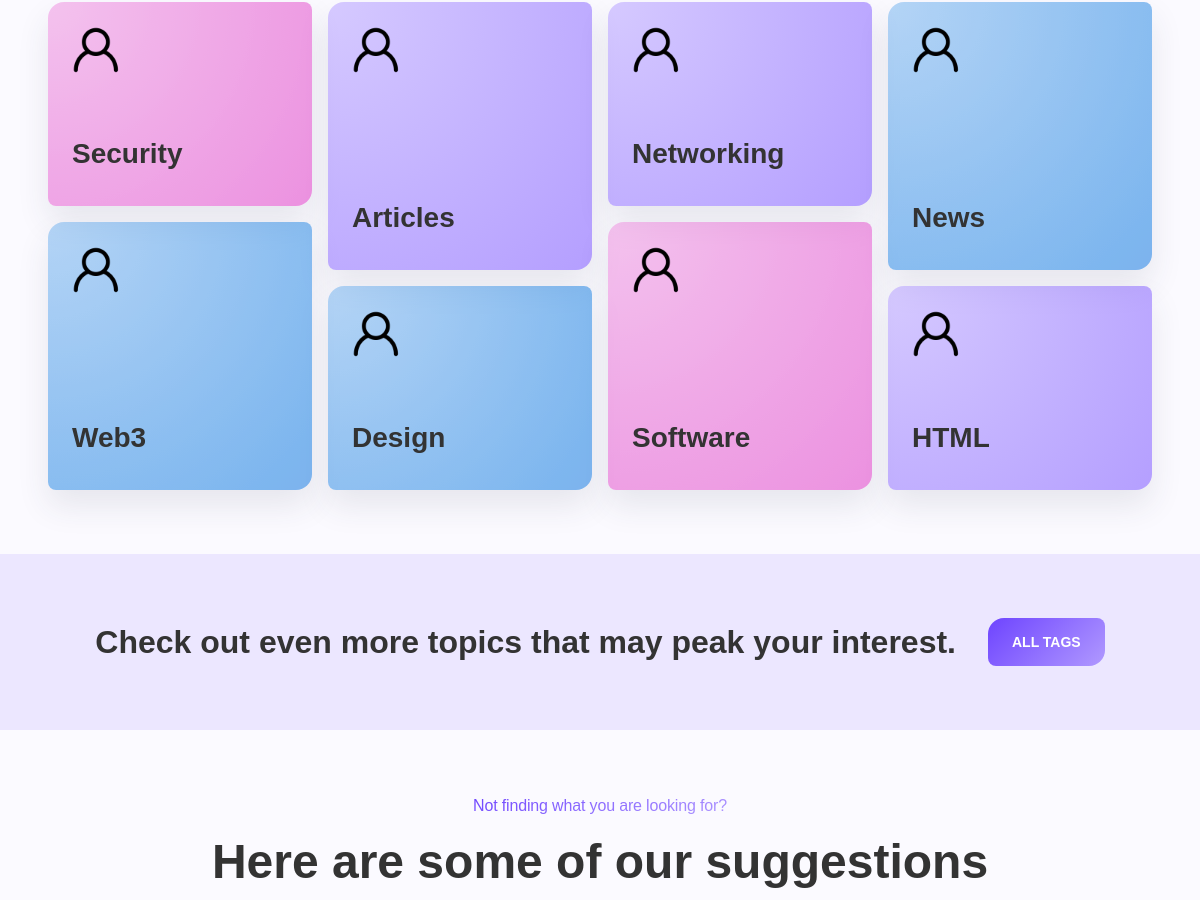
Page /blog/ (middle part) on the earlier database version.
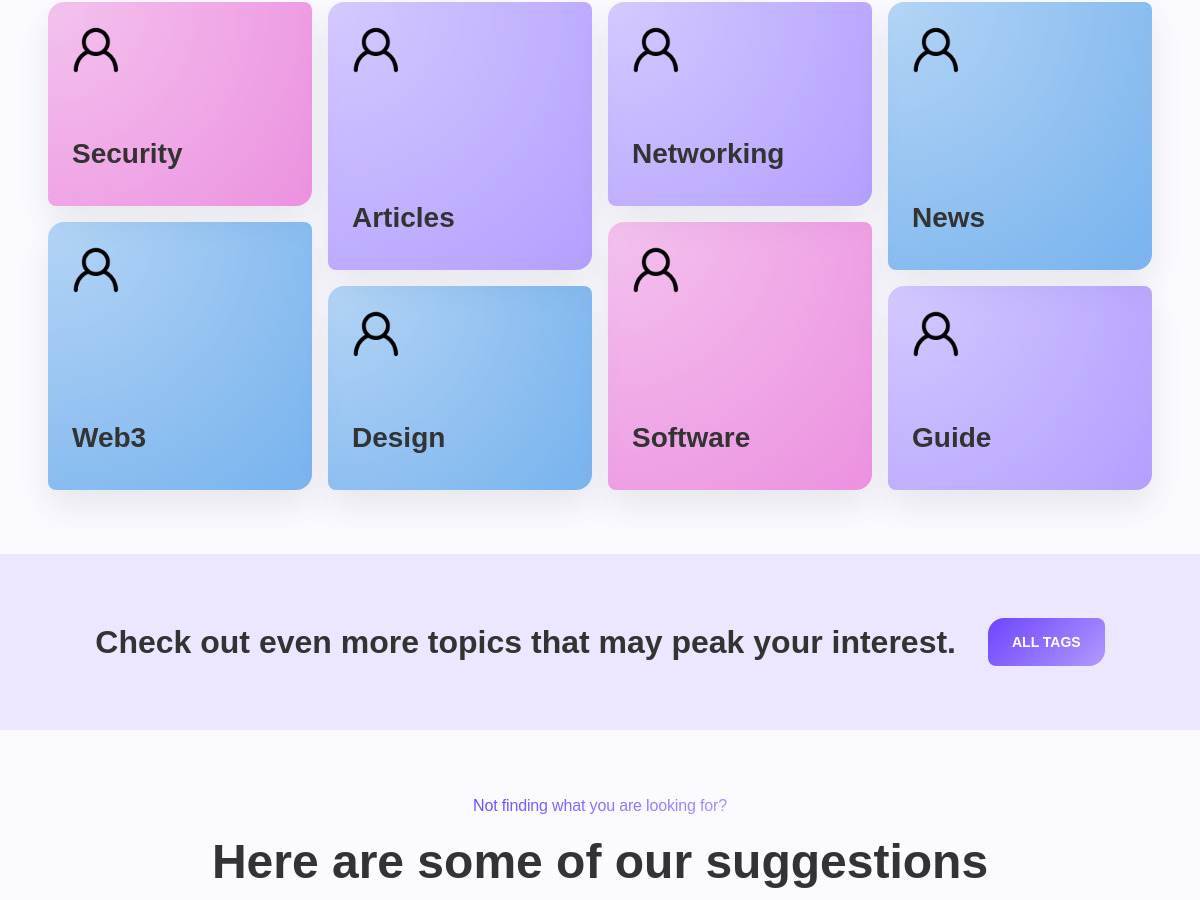
Same page on the later database version.
### blog/models.py (models this page shows, shortened)
class Tag(models.Model):
    name = models.CharField(max_length=64, unique=True)
    slug = models.SlugField(max_length=64, unique=True, null=True, blank=True)
    special = models.CharField(max_length=2, default='#')
    description = models.TextField(max_length=512, default='Tag description.')
    class Meta:
        ordering = ['name']

### blog/views.py (the view)
# urls.py: path('blog/', BlogView.as_view(), name="blog"),
class BlogView(ListView):
    model = Post
    template_name = 'blog.html'
    def get_context_data(self, **kwargs):
        context = super(BlogView, self).get_context_data(**kwargs)
        context['post_list'] = Post.objects.all()
        context['tag_list'] = Tag.objects.all()
        return context

### blog/models.py (called while the page is built)
    def get_tags(self):
        return self.tags.replace('[', '').replace(']', '').replace('\'', '').split(', ')

### blog/templates/blog.html (shortened to what the changed rows need)
{% extends 'base.html' %} {% load static %}  {% block content %}
<div class="default-section wf-section">
  <div class="default-section-content">
    <div class="w-layout-grid topics-grid">
      <div class="topic-col">
        <a href="{% url 'tag-detail' tag_list.8.slug %}" class="topic-link w-inline-block">
          <div class="w-layout-grid topic-div-short">
            <img
              src="{% static 'blog/img/account-img.png' %}"
              loading="lazy"
              id="w-node-_6ab0f3e9-0324-d265-2ce4-fa4dd87dce84-4280d04e"
              sizes="48px"
              alt=""
              class="topic-icon"
            />
            <h3
              id="w-node-_45ae0213-42ed-960e-9143-28556713062b-4280d04e"
              class="h5-heading"
            >
              {{ tag_list.8.name }}
            </h3>
          </div>
        </a>
      </div>
    </div>
  </div>
</div>
<div class="anti-hero-section wf-section">
  <div class="default-section-content">
    <div class="w-layout-grid title-grid">
      <h2>Here are some of our suggestions</h2>
    </div>
  </div>
</div>
{% endblock %}

Differences in the rows shown:
no longer on this page (row unchanged): Tag: name "HTML"
added Tag: name "Guide"
